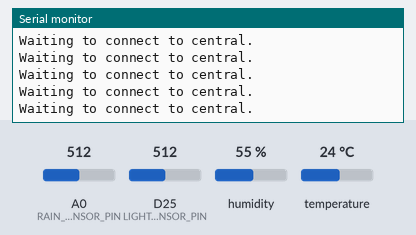
Bench run of a sketch on a simulated Arduino Nano 33 IoT. Parts: the last lines printed to the serial monitor. The test bench sets the inputs (shaded band); at power-on: A0 (RAIN_SENSOR_PIN) = 512, D25 (LIGHT_SENSOR_PIN) = 512, humidity 55 %, temperature 24 °C. Nothing arrives over Bluetooth unless stated; a phone connects over Bluetooth LE 3 s after start.

Above: at 2.2 s.
2.3 s: A0 (RAIN_SENSOR_PIN) set to 490
At 5.2 s:
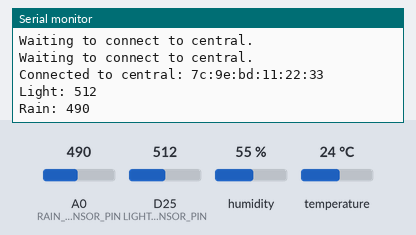
5.5 s: D25 (LIGHT_SENSOR_PIN) set to 490
At 6.5 s:
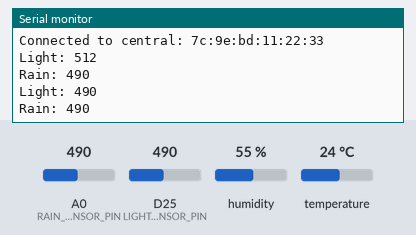
8.7 s: A0 (RAIN_SENSOR_PIN) set to 510
At 11.4 s:
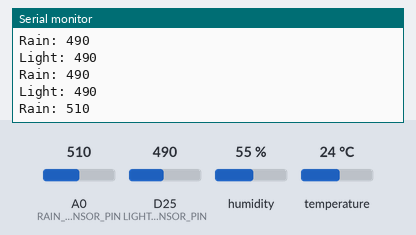
11.9 s: D25 (LIGHT_SENSOR_PIN) set to 510
At 12.7 s:
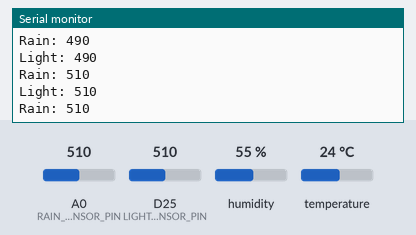
Timing chart, 0 to 14.9 s (numbered marks = the images above; inputs shaded):
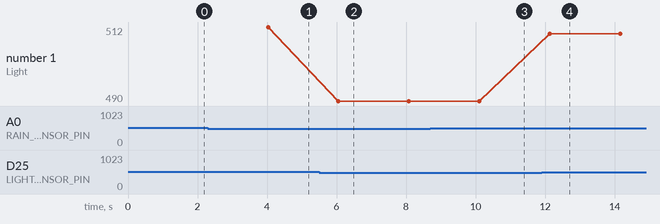

Measured:
- after the input at 2.3 s, the serial monitor: prints a new line after 1.7 s (image 1)
- after the input at 5.5 s, the serial monitor: prints a new line after 0.55 s (image 2)
- after the input at 8.7 s, the serial monitor: prints a new line after 1.4 s (image 3)
- after the input at 11.9 s, the serial monitor: prints a new line after 0.23 s (image 4)

The sketch:

Wella_Firmware_Prototype.ino
```cpp
#include <dummy.h>

#include <Wire.h>
#include <ArduinoBLE.h>
#define CHARACTERISTIC_SIZE  20// Change based on your requirement
#define CHARACTERISTIC_SIZE_SECOND  20// Change based on your requirement
#include <DHT.h>
// #include <SparkFun_MAX1704x_Fuel_Gauge_Arduino_Library.h>

#define DHTPIN 17     // red esp
// #define DHTPIN 26     // Black esp
#define DHTTYPE DHT22   // DHT 22  (AM2302), AM2321
#define LIGHT_SENSOR_PIN 25 //red esp
// #define LIGHT_SENSOR_PIN 4 //black esp
#define RAIN_SENSOR_PIN 14
#define RAIN_SENSOR_2_PIN 32
BLEService customService("3708a9dd-7544-44bb-b86b-400709028fc1");  // 1816 is the defined UUID for cycling tech...
BLECharacteristic txCharacteristic("4c64ae25-4411-49dd-baea-765bebcaf246",  // Custom characteristic UUID
                                   BLERead | BLENotify,
                                   CHARACTERISTIC_SIZE);  // Characteristic value length
BLEDescriptor myDescriptor("07720b06-faba-43cc-b583-37c9d2fe02e9", "0");  // Used for enabling notifications.
DHT dht(DHTPIN, DHTTYPE);
// SFE_MAX1704X lipo(MAX1704X_MAX17048); // Allow access to all the 17048 features


void setup() {
  Serial.begin(115200);
  dht.begin();
  delay(1000);
  Serial.println("Starting...");

  Wire.begin();

  // // Set up the MAX17048 LiPo fuel gauge:
  // if (lipo.begin() == false) // Connect to the MAX17048 using the default wire port
  // {
  //   Serial.println(F("MAX17048 not detected. Please check wiring. Freezing."));
  //   while (1)
  //     ;
  // }

  // Initialize BLE hardware
  if (!BLE.begin()) {
    while (1) {
      Serial.println("Starting BLE failed!");
      delay(1000);
    }
  }

  // Set the local name and service information
  BLE.setLocalName("Wella Prototype");
  BLE.setAdvertisedService(customService);
  // Add custom characteristic
  customService.addCharacteristic(txCharacteristic);
  txCharacteristic.addDescriptor(myDescriptor);
  BLE.addService(customService);

  // Start advertising
  BLE.advertise();
  Serial.println("Bluetooth device active, waiting for connections...");
}


void loop() {
  BLEDevice central = BLE.central();
  Serial.println("Waiting to connect to central.");
  if (central) {
    Serial.print("Connected to central: ");
    Serial.println(central.address());
    while (central.connected()) {
      String data_string_3 = "000 ";
      float battery_percent = 72.2; //lipo.getSOC();
      data_string_3 = data_string_3 + String(battery_percent, 2);
      uint8_t packet_3[CHARACTERISTIC_SIZE];     // initialize packet data array
      data_string_3.getBytes(packet_3, CHARACTERISTIC_SIZE);
      txCharacteristic.writeValue(packet_3, CHARACTERISTIC_SIZE);
      delay(10);

      float f = dht.readTemperature(true);
      float h = dht.readHumidity();
      // int sensorValue = analogRead(LIGHT_SENSOR_PIN);  // Read the analog value from sensor
      // Check if any reads failed and exit early (to try again).
      if (isnan(h) || isnan(f)) {
        Serial.println(F("Failed to read from DHT sensor!"));
        return;
      }

      String data_string = "999 ";
      String temp_string = String(f, 2);
      String hum_string = String(h, 2);
      data_string = data_string + temp_string + " " + hum_string;
      /// + " " + light_string
      uint8_t packet[CHARACTERISTIC_SIZE];     // initialize packet data array
      data_string.getBytes(packet, CHARACTERISTIC_SIZE);
      txCharacteristic.writeValue(packet, CHARACTERISTIC_SIZE);
      delay(10);


      String data_string_2 = "111 ";
      int analogValue = analogRead(LIGHT_SENSOR_PIN);
      String light_string;
      Serial.print("Light: ");
      Serial.println(analogValue);
      if (analogValue < 500) {
        light_string = "1";
      } else if (analogValue < 2000) {
        light_string = "2";
      } else if (analogValue < 3000) {
        light_string = "3";
      } else if (analogValue < 4000) {
        light_string = "4";
      } else {
        light_string = "5";
      }

      int rainSensorValue = analogRead(RAIN_SENSOR_PIN);  // Read the analog value from sensor
      //int rainSensorValue2 = analogRead(RAIN_SENSOR_2_PIN);  // Read the analog value from sensor
      Serial.print("Rain: ");
      Serial.println(rainSensorValue);
      //Serial.print("Rain2: ");
      //Serial.println(rainSensorValue2);
      String rain_string;
      if (rainSensorValue < 4000) { // || rainSensorValue2 < 4000) {
        rain_string = "1";
      } else {
        rain_string = "2";
      }
      data_string_2 = data_string_2 + light_string + " " + rain_string;
      uint8_t packet_2[CHARACTERISTIC_SIZE];     // initialize packet data array

      data_string_2.getBytes(packet_2, CHARACTERISTIC_SIZE);
      txCharacteristic.writeValue(packet_2, CHARACTERISTIC_SIZE);
      delay(2000);  // check sensor data every 2s
    }

    Serial.print("Disconnected from central: ");
    Serial.println(central.address());
    delay(1000);
  }
}
```
